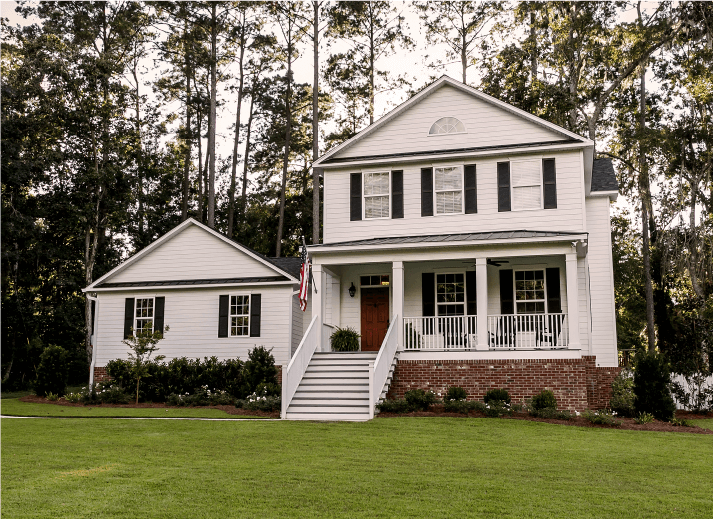
#> input picture source/house.png, 713 x 519 px
$ python Lab01_Scale_Rotation.py
#> lines starting #> are read from the running program, lines starting #| are printed output that depends on the picture
import cv2
import numpy as np
import math
import matplotlib.pyplot as plt

srcImg = cv2.imread('house.png', cv2.IMREAD_COLOR)
#> srcImg is the input picture: shape (519, 713, 3); mean B, G, R 90.6, 113.5, 118.9
srcImg = cv2.cvtColor(srcImg, cv2.COLOR_BGR2RGB)

#Scale ảnh
def scale_image(img, scale_factor):
    # Đọc ảnh từ đường dẫn đầu vào
#> called with scale_factor = 5
    original_image = np.asarray(img, dtype = int)

    # Lấy kích thước ban đầu của ảnh
    original_height, original_width = original_image.shape[:2]
#> original_height = 519; original_width = 713

    # Tính toán kích thước mới dựa trên tỷ lệ scale
    new_width = int(original_width * scale_factor)
#> new_width = 3565
    new_height = int(original_height * scale_factor)
#> new_height = 2595

    # Tạo ảnh mới với kích thước mới
    scaled_image = np.zeros((new_height, new_width, 3), dtype=np.uint8)

    # Scale từng pixel một
    for y in range(new_height):
        for x in range(new_width):
            # Tính toán vị trí tương ứng trên ảnh gốc
            original_x = int(x / scale_factor)
            original_y = int(y / scale_factor)

            # Kiểm tra xem vị trí original_x, original_y có nằm trong phạm vi hợp lý không
            if (0 <= original_x < original_width) and (0 <= original_y < original_height):
                # Lấy giá trị pixel từ ảnh gốc và gán vào ảnh mới
                scaled_image[y, x] = original_image[original_y, original_x]
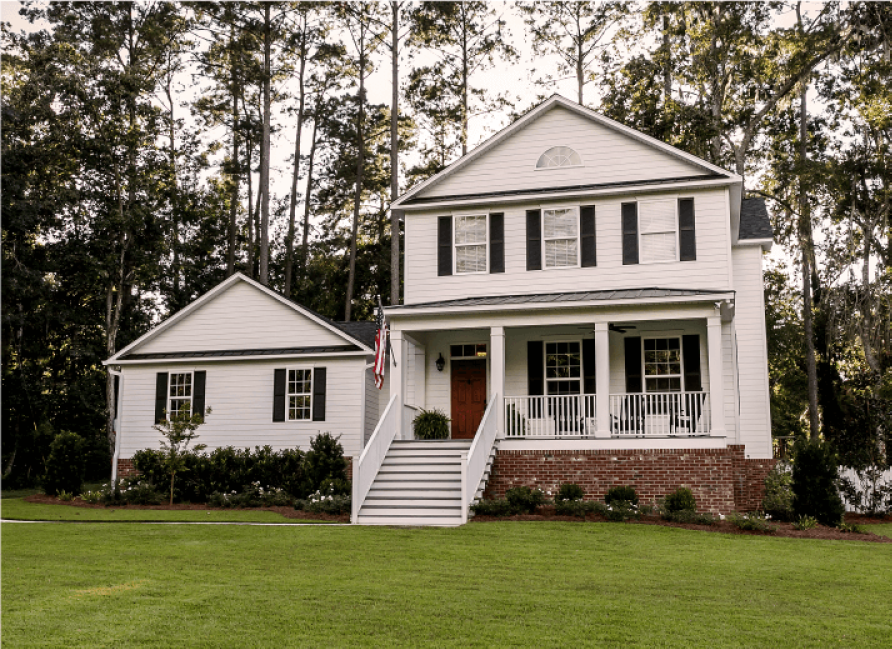
#> scaled_image: shape (2595, 3565, 3) (shown at 1/4 size); mean R, G, B 118.9, 113.5, 90.6

    return scaled_image


def rotate_image(img, alpha):
    # Đọc ảnh từ đường dẫn đầu vào
#> called with alpha = 45
    original_image = np.asarray(img, dtype = int)

    # Lấy kích thước ban đầu của ảnh
    original_height, original_width = original_image.shape[:2]
#> original_height = 519; original_width = 713

    # Tính toán trung tâm của ảnh để sử dụng làm trung tâm xoay
    center = (original_width // 2, original_height // 2)
#> center = (356, 259)

    # Chuyển đổi góc alpha từ độ sang radian
    alpha_rad = np.radians(alpha)

    # Tạo ma trận xoay
    rotation_matrix = np.array([[np.cos(alpha_rad), -np.sin(alpha_rad), 0],
                                [np.sin(alpha_rad), np.cos(alpha_rad), 0],
                                [0, 0, 1]])

    # Tạo ảnh mới với kích thước giữ nguyên
    rotated_image = np.zeros((original_height, original_width, 3), dtype=np.uint8)

    # Xoay từng pixel một
    for y in range(original_height):
        for x in range(original_width):
            # Tính toán vị trí pixel sau khi xoay
            rotated_x, rotated_y, _ = np.dot(rotation_matrix, [x - center[0], y - center[1], 1]) + [center[0], center[1], 0]

            # Lấy giá trị pixel từ ảnh gốc và gán vào ảnh mới
            if 0 <= rotated_x < original_width and 0 <= rotated_y < original_height:
                rotated_image[int(rotated_y), int(rotated_x)] = original_image[y, x]
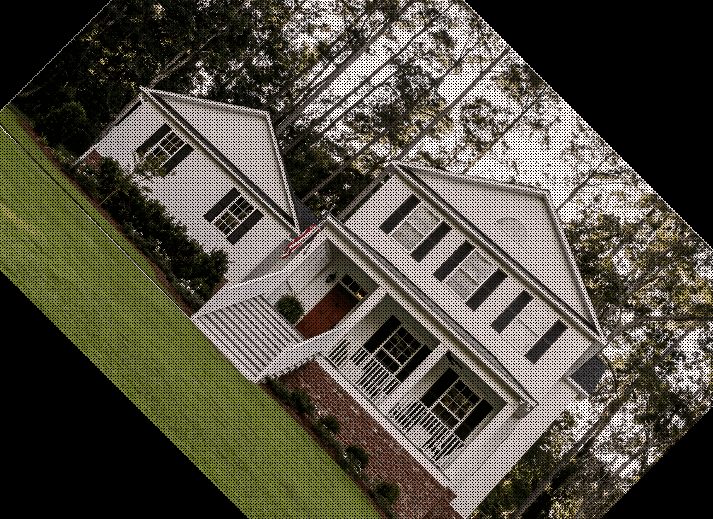
#> rotated_image: shape (519, 713, 3); mean R, G, B 82.1, 78, 64.5


    return rotated_image

scaled_image = scale_image(srcImg, 5)
rotation_image = rotate_image(srcImg, 45)

plt.subplot(1,3,1)
plt.imshow(srcImg)
plt.title("Original Image")

plt.subplot(1,3,2)
plt.imshow(scaled_image)
plt.title("Scaled Image")

plt.subplot(1,3,3)
plt.imshow(rotation_image)
plt.title("Rotation Image")

plt.show()
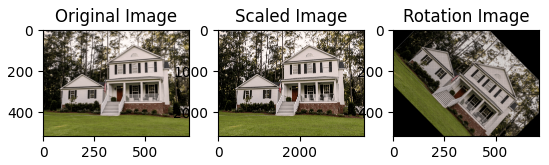
#> figure drawn by matplotlib, 3 panels
cv2.waitKey(0)

cv2.destroyAllWindows

$ run again, with source/cold.png copied over source/house.png
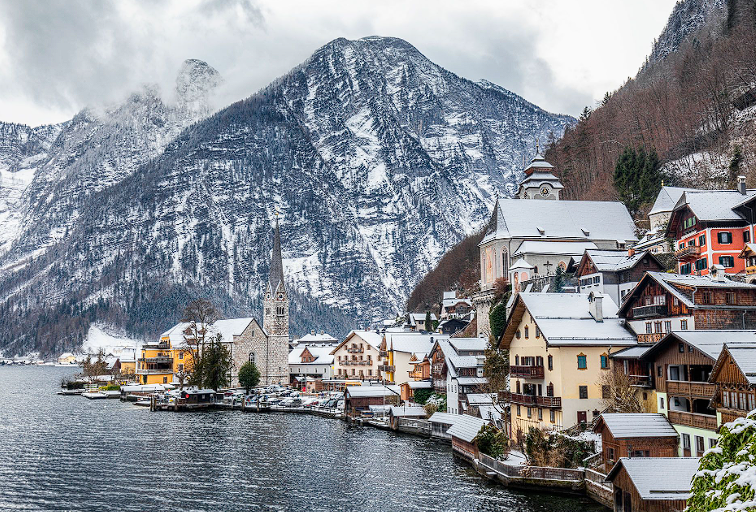
#> input picture source/cold.png, 756 x 512 px
#> srcImg is the input picture: shape (512, 756, 3); mean B, G, R 147.2, 140.7, 136.8
#> after the loop in rotate_image, `for y in range(original_height):`:
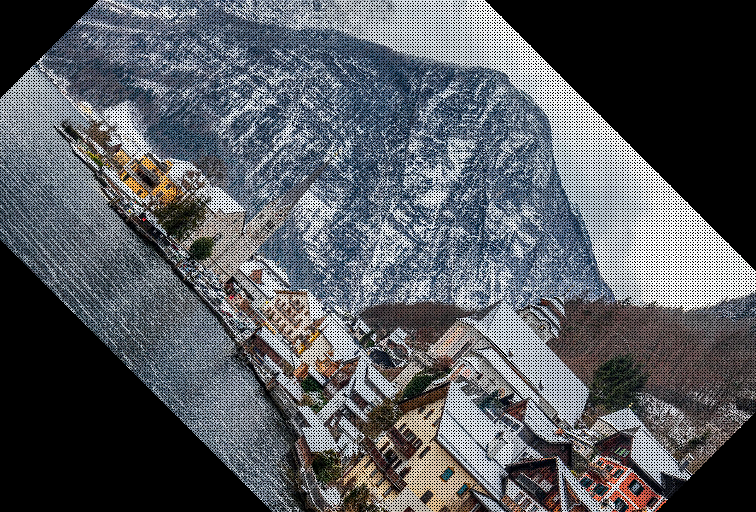
#> rotated_image: shape (512, 756, 3); mean R, G, B 87.4, 90.5, 95.7
#> `plt.show()`:
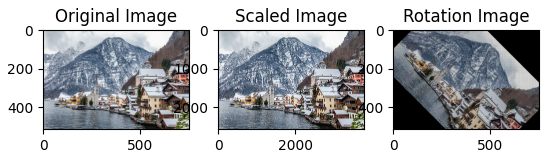
#> figure drawn by matplotlib, 3 panels

$ run again, with source/dogdoin.png copied over source/house.png
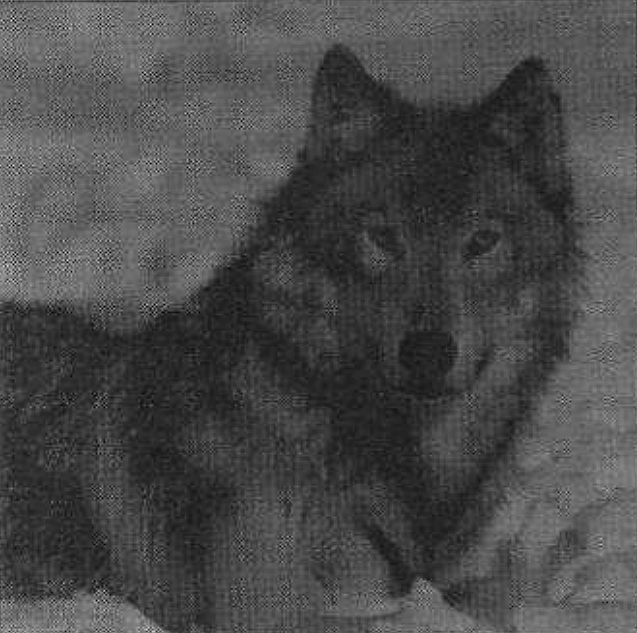
#> input picture source/dogdoin.png, 637 x 633 px
#> srcImg is the input picture: shape (633, 637, 3); min 0, max 240, mean 73.9
#> after the loop in rotate_image, `for y in range(original_height):`:
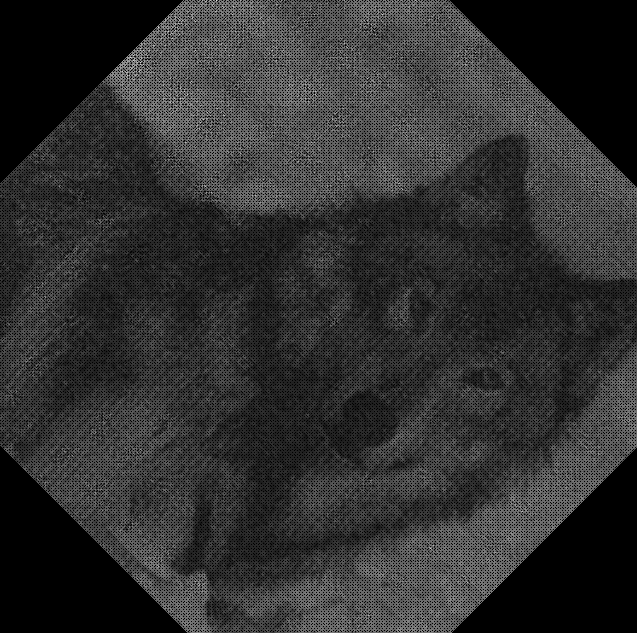
#> rotated_image: shape (633, 637, 3); min 0, max 221, mean 48.2
#> `plt.show()`:
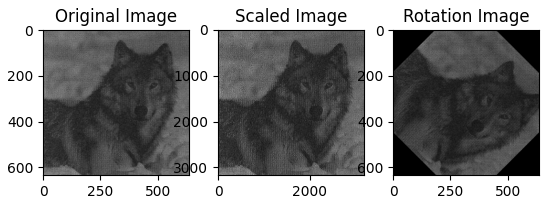
#> figure drawn by matplotlib, 3 panels

$ run again, with source/ex.png copied over source/house.png
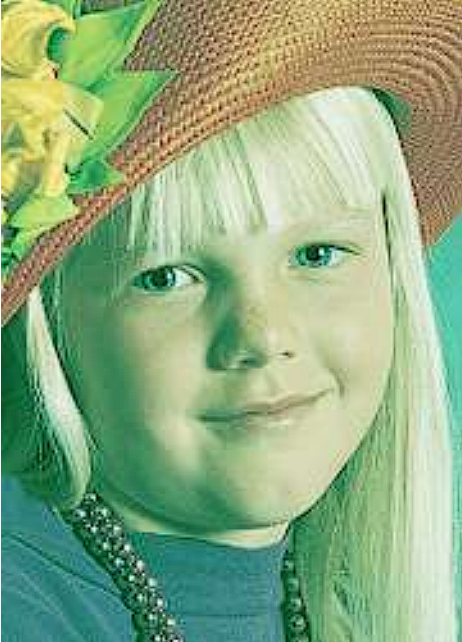
#> input picture source/ex.png, 462 x 642 px
#> srcImg is the input picture: shape (642, 462, 3); mean B, G, R 129.1, 171.7, 141.4
#> after the loop in rotate_image, `for y in range(original_height):`:
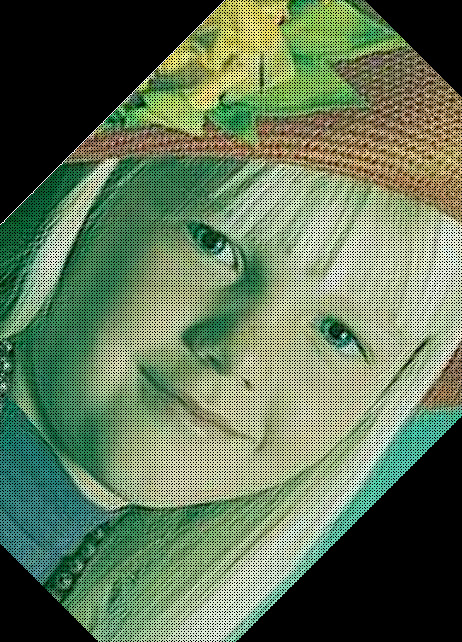
#> rotated_image: shape (642, 462, 3); mean R, G, B 96.6, 117.2, 87.6
#> `plt.show()`:
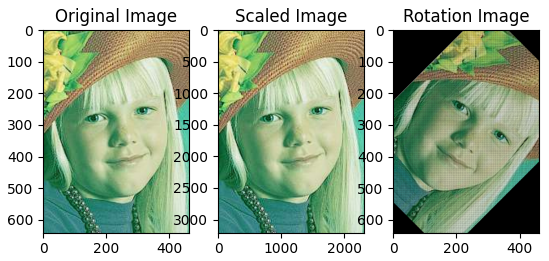
#> figure drawn by matplotlib, 3 panels
